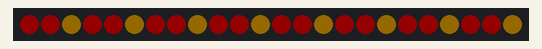
This sketch was run on a simulated Arduino Uno, built with avr-gcc and run on an emulated ATmega328P. On the bench: 24 RGB LEDs in strip order, left to right. Dim RGB values are drawn brighter than linear; random numbers use the default seed unless the sketch sets one.

Above: at 0.46 s.
At 32.02 s:
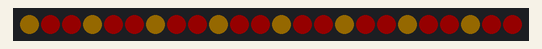
At 64.68 s:
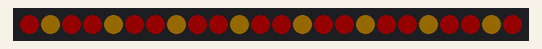
At 126.65 s:
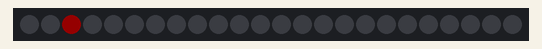
At 127.93 s:
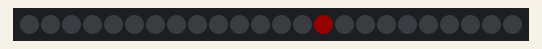
At 129.53 s:
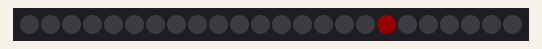

The sketch:

pumpkin_v2.ino
```cpp
#include <Adafruit_NeoPixel.h>

/*
This code created by Jonathan Eskow is entirely open source and available to the public. It creates classes to dictate behavior of neopixel rings in a
foam pumpkin to create a halloween or all year installation.
*/


//pattern types
enum pattern {NONE, FASTSCAN, DUBCOL, FLAME, DEMON};

//DIRECTION
enum direction {FORWARD, REVERSE};

/* The following class contains every pattern and every update command to dictate behavior of neoPixels
* the tutorial https://learn.adafruit.com/multi-tasking-the-arduino-part-3/ aided in the design of this
*/

class NeoPatterns : public Adafruit_NeoPixel
{
    public:

    //Member Variables:
    pattern ActivePattern; //pattern that is currently running
    direction Direction; //direction to run pattern

    unsigned long Interval; //ms between updates
    unsigned long lastUpdate; //last update of position

    uint32_t Color1, Color2, Color3; //colors currently in use
    uint16_t TotalSteps; //total number of steps per pattern
    uint16_t Index; //current step within patter

    void (*OnComplete)(); //Callback on completion of pattern

    //constructor - calls base-class constructor to initialize strip
    NeoPatterns(uint16_t pixels, uint8_t pin, uint8_t type, void(*callback)())
    :Adafruit_NeoPixel(pixels, pin, type)
    {
        OnComplete = callback;
    }

    //update pattern
    void Update()
    {
        if((millis() - lastUpdate)>Interval) //time to update
        {
            lastUpdate = millis();
            switch(ActivePattern)
            {
                case FASTSCAN: //case for fast scan function where a light goes around ring
                 fastscanUpdate();
                 break;

                case FLAME: //case for flame flicker pattern
                flameUpdate();
                break;

                case DEMON: //case for "breath" function where lights pulse
                 demonUpdate();
                 break;

                case DUBCOL: //case for two colors to work as a scan
                 dubcolUpdate();
                 break;

                default:
                 break;
            }
        }
    }

    //Increment the index and reset at the end
    void Increment()
    {
        if (Direction == FORWARD)
        {
            Index++;
            if(Index >= TotalSteps)
            {
                Index = 0;
                if (OnComplete != NULL)
                {
                    OnComplete(); //call the completion callback
                }
            }
        }
        else //direction == REVERSE
        {
            --Index;
            if (Index <= 0)
            {
                Index = TotalSteps-1;
                if (OnComplete != NULL)
                {
                    OnComplete(); //call the completion call back
                }
            }
        }
    }


        // Initialize for a FASTSCAN
    void fastScan(uint32_t color1, uint8_t interval)
    {
        ActivePattern = FASTSCAN;
        Interval = interval;
        TotalSteps = (numPixels()) ; //total steps is just the amount of pixels in the ring as we don't need a return trip
        Color1 = color1; //whichever one is color 1
        Index = 0;
    }
        // Update the Scanner Pattern
    void fastscanUpdate()
    {
        for (int i = 0; i < numPixels(); i++)
        {
            if (i == Index) // first half of the scan
            {
                Serial.print(i);
                setPixelColor(i, Color1);
            }
            else  // fade to black
            {
                setPixelColor(i, DimColor(getPixelColor(i)));
            }
        }
        show();
        Increment();
    }


            // Initialize for demon
          void demon(uint32_t color1, uint32_t color2, uint16_t steps, uint8_t interval, direction dir = FORWARD)
    {
        ActivePattern = DEMON;
        Interval = interval;
        TotalSteps = steps;
        Color1 = color1;
        Color2 = color2;
        Index = 0;
        Direction = dir;
    }

    void demonUpdate()
    {
        uint8_t red = ((Red(Color1) * (TotalSteps - Index)) + (Red(Color2) * Index)) / TotalSteps;
        uint8_t green = ((Green(Color1) * (TotalSteps - Index)) + (Green(Color2) * Index)) / TotalSteps;
        uint8_t blue = ((Blue(Color1) * (TotalSteps - Index)) + (Blue(Color2) * Index)) / TotalSteps;
        ColorSet(Color(red, green, blue));
        show();
        Increment();

    }//end breatheUpdate

        void flame(uint32_t color1, uint32_t color2, uint8_t interval, direction dir = FORWARD)
    {
        ActivePattern = FLAME;
        Interval = interval;
        TotalSteps = numPixels();
        Color1 = color1;
        Color2 = color2;
        Index = 0;
        Direction = dir;
    }

       void flameUpdate()
    {
        long currentMillis = millis();
        long lastMillis = 0;
        long lightning = 500; //1/2 second

       for(int i=0; i < numPixels(); i++)
          {
            if ((i+ Index) % 3 == 0) //every third pixel is lit with color 1, all others are lit with color 2
            {
                setPixelColor(i, Color1);
            }
            else
            {
                setPixelColor(i, Color2);
            }
         }
        show();
        Increment();
    }
    void dubCol(uint32_t color1, uint32_t color2, uint8_t interval)
    {
        ActivePattern = DUBCOL;
        Interval = interval;
        TotalSteps = (numPixels() - 1) ;
        Color1 = color1; //whichever one is color 1
        Color2 = color2;
        Index = 0;
    }

    void dubcolUpdate()
    {
            for (int i = numPixels()/2; i < numPixels(); i++)
              {
                if (i == Index) // first half of the scan
                {
                    Serial.print(i);
                    setPixelColor(i, Color1);
                }

                else if (i == TotalSteps - Index) //return trip
                {
                    Serial.print(i);
                    setPixelColor(i, Color1);
                }
                else  // fade to black
                {
                    setPixelColor(i, DimColor(getPixelColor(i)));
                }
              }

             for (int i = 0; i < numPixels()/2; i++)
              {
                if (i == Index) // first half of the scan
                {
                    Serial.print(i);
                    setPixelColor(i, Color2);
                }

                else if (i == TotalSteps - Index) //return trip
                {
                    Serial.print(i);
                    setPixelColor(i, Color2);
                }
                else  // fade to black
                {
                    setPixelColor(i, DimColor(getPixelColor(i)));
                }
              }

        show();
        Increment();

        }//end dubcolUpdate

        //Returns Red component of 32-bit color
        uint8_t Red(uint32_t color)
        {
            return (color >> 16) & 0xFF;
        }//end red

        //returns Green component of 32-bit color
        uint8_t Green(uint32_t color)
        {
            return (color >> 8) & 0xFF;
        }//end green

        //return Blue Component of 32-bit color
        uint8_t Blue(uint32_t color)
        {
            return color & 0xFF;
        }//end blue

        //dim color uses red, blue, and green to pull apart a color and reconstruct a dimmed version, it shifts each 1 bit to the right
        uint32_t DimColor(uint32_t color)
        {
            uint32_t dimColor = Color(Red(color) >> 1, Green(color) >> 1, Blue(color) >> 1);
            return dimColor;
        }//end dimcolor

        //Input value 0 to 255 to get color value
        //the colors are a transition r - g - b back to r
        uint32_t Wheel(byte WheelPos)
            {
                WheelPos = 255 - WheelPos;
                if (WheelPos < 85)
                {
                    return Color(255 - WheelPos * 3, 0, WheelPos *3);
                }
                else if (WheelPos < 170)
                {
                    WheelPos -= 85;
                    return Color(0, WheelPos * 3, 255 - WheelPos * 3);
                }
                else
                {
                    WheelPos -= 170;
                    return Color(WheelPos * 3, 255 - WheelPos * 3, 0);
                }
            } //end wheel

            //reverse function reverses pattern execution
            void Reverse()
            {
                if(Direction == FORWARD)
                {
                    Direction = REVERSE;
                    Index = TotalSteps-1;
                }
                else
                {
                    Direction = FORWARD;
                    Index = 0;
                }
            }//end reverse

            // Set all pixels to a color (synchronously)
        void ColorSet(uint32_t color)
        {
            for (int i = 0; i < numPixels(); i++)
            {
                setPixelColor(i, color);
            }
            show();
        }
    };//end class

NeoPatterns eye1(24,3, NEO_GRB + NEO_KHZ800, &eye1Complete);

void setup()
{
eye1.begin();
eye1.flame(eye1.Color(252,175,8),eye1.Color(255,0,0),random(10,30));
eye1.setBrightness(20);
eye1.show();

}

void loop()
{

 eye1.Update();
 eye1.clear();


}//end loop

void eye1Complete() //this optional method dictates which pattern is currently active
{
 unsigned long lastMillis = 0;
 unsigned long currentMillis = millis();
 unsigned long interval = 10000;
 unsigned long patInter = 30000;

 unsigned int rando = random(0,400);
 unsigned int r = randomizer(rando);

if((currentMillis - lastMillis) > interval)
{

 lastMillis = currentMillis;
 eye1.clear();


 switch(r)
 {
  case 1:
   eye1.clear();
   while((currentMillis - lastMillis) < patInter)
    {
      lastMillis = currentMillis;
      eye1.dubCol(eye1.Color(178,102,255),eye1.Color(51,255,51), 50);
      //eye1.show();
      break;
    }
  eye1.clear();
  break;

  case 2:

   while((currentMillis - lastMillis) < patInter)
   {
     lastMillis = currentMillis;
     eye1.demon(eye1.Color(255,0,0), eye1.Color(0,0,0),20,100);
    // eye1.show();
     break;
   }
  eye1.clear();
  break;

  case 3:
   eye1.clear();
   while((currentMillis - lastMillis) < patInter)
   {
     lastMillis = currentMillis;
     eye1.fastScan(eye1.Color(255,0,0),20);
     //eye1.show();
     break;
   }
  eye1.clear();
  break;

  case 4:
    eye1.clear();
    while((currentMillis - lastMillis) < patInter)
     {
      lastMillis = currentMillis;
      eye1.flame(eye1.Color(252,175,8),eye1.Color(255,0,0),random(10,30));
      //eye1.show();
      break;
     }
  eye1.clear();
  break;

 }//end case
}
}

 int randomizer(int r)
{
  if(r > 0 && r <= 100)
  {
    int r = 1;
  }
  else if(r > 101 && r <= 200)
  {
    int r = 2;
  }
  else if (r > 201 && r <= 300)
   {
    int r = 3;
   }
   else
   {
    int r = 4;
   }

   return r;
} // end randomizer
```
